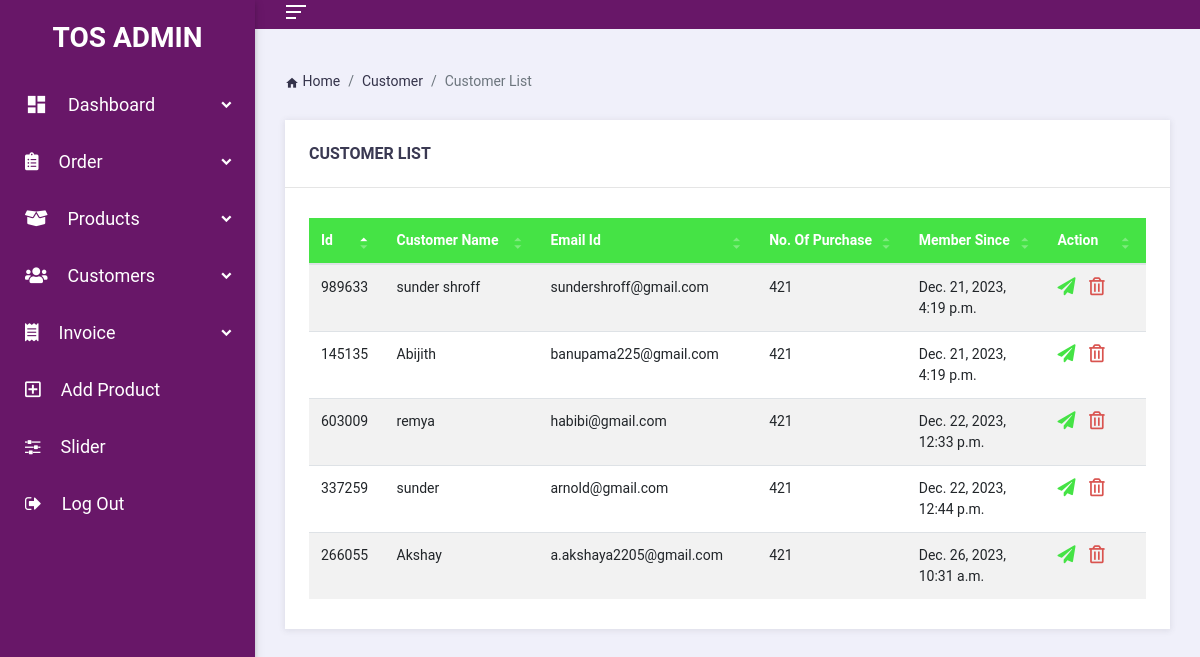
The page /customer/ (signed in) on the database its author committed.
### TunShopApp/models.py (models this page shows, shortened)
class userRegistrationModel(models.Model):
    user = models.OneToOneField(User, on_delete=models.CASCADE, null=True)
    uid = models.IntegerField(unique=True, null=True)
    name = models.TextField(null=True)
    email = models.EmailField(max_length=100, null=True)
    door_no = models.TextField(null=True)
    street = models.TextField(null=True)
    city = models.TextField(null=True)
    state = models.TextField(null=True)
    country = models.TextField(null=True)
    pin_code = models.TextField(null=True)
    near_land_mark = models.TextField(null=True)
    mobile = models.IntegerField(null=True)
    password = models.CharField(max_length=50, null=True)
    registered_date = models.DateTimeField(auto_now_add=True)

### TunShopApp/views.py (the view)
# urls.py: path('customer/', views.customer),
@login_required(login_url="/login_admin/")
def customer(request):
    all_customer = userRegistrationModel.objects.all()
    context = {
        'all_customer':all_customer
    }
    return render(request, "customer.html",context)

### TunShopApp/templates/customer.html (shortened to what this page needs)
<!DOCTYPE html>
<html lang="en">
{% load static %}
<head>
  <link href="{% static 'css/all.min.css' %}" rel="stylesheet">
  <link rel="stylesheet" href="{% static 'css/flaticon.css' %}">
  <link href="{% static 'css/bootstrap.min.css' %}" rel="stylesheet">
  <link href="{% static 'css/jquery-ui.min.css' %}" rel="stylesheet">
  <link href="{% static 'css/datatables.min.css' %}" rel="stylesheet">
  <link href="{% static 'css/style.css' %}" rel="stylesheet">
  <link rel="stylesheet" href="https://cdnjs.cloudflare.com/ajax/libs/font-awesome/4.7.0/css/font-awesome.min.css">
</head>
<body class="ms-body ms-aside-left-open ms-primary-theme ">
  {% include "sidebar.html" %}
  <main class="body-content">
    <nav class="navbar ms-navbar">
      <div class="ms-aside-toggler ms-toggler pl-0" data-target="#ms-side-nav" data-toggle="slideLeft">
        <span class="ms-toggler-bar bg-primary"></span>
        <span class="ms-toggler-bar bg-primary"></span>
        <span class="ms-toggler-bar bg-primary"></span>
      </div>
    </nav>
    <div class="ms-content-wrapper">
      <div class="row">
        <div class="col-md-12">
          <nav aria-label="breadcrumb">
            <ol class="breadcrumb pl-0">
              <li class="breadcrumb-item"><a href="#"><i class="material-icons">home</i> Home</a></li>
              <li class="breadcrumb-item"><a href="#">Customer</a></li>
              <li class="breadcrumb-item active" aria-current="page">Customer List</li>
            </ol>
          </nav>
        </div>
        <div class="col-md-12">
          <div class="ms-panel">
            <div class="ms-panel-header">
              <h6>Customer List</h6>
            </div>
            <div class="ms-panel-body">
              <div class="table-responsive">
         <table id="data-table" class="table table-striped thead-primary w-100 dataTable no-footer" role="grid" aria-describedby="data-table-6_info" style="width: 1160px;">
          <thead>
            <tr role="row">
              <th class="sorting_asc" tabindex="0" aria-controls="data-table-6" rowspan="1" colspan="1" aria-sort="ascending" aria-label="Id: activate to sort column descending" style="width: 41px;">Id</th>
              <th class="sorting" tabindex="0" aria-controls="data-table-6" rowspan="1" colspan="1" aria-label="Customer Name: activate to sort column ascending" style="width: 199px;">Customer Name</th>
              <th class="sorting" tabindex="0" aria-controls="data-table-6" rowspan="1" colspan="1" aria-label="Email Id: activate to sort column ascending" style="width: 215px;">Email Id</th>
              <th class="sorting" tabindex="0" aria-controls="data-table-6" rowspan="1" colspan="1" aria-label="No. Of Purchase: activate to sort column ascending" style="width: 191px;">No. Of Purchase</th>
              <th class="sorting" tabindex="0" aria-controls="data-table-6" rowspan="1" colspan="1" aria-label="Member Since: activate to sort column ascending" style="width: 173px;">Member Since</th>
              <th class="sorting" tabindex="0" aria-controls="data-table-6" rowspan="1" colspan="1" aria-label="Action: activate to sort column ascending" style="width: 89px;">Action</th>
            </tr>
          </thead>
          <tbody>
            {% for i in all_customer  %}
            <tr role="row" class="odd">
              <td class="sorting_1">{{i.uid}}</td>
              <td> {{i.name}}</td>
              <td>{{i.email}}</td>
              <td>421</td>
              <td>{{i.registered_date}}</td>
              <td><a ><i class="fas fa-paper-plane ms-text-primary"></i> </a>
                <a href="/customer_delete/{{i.uid}}"></a><i class="far fa-trash-alt ms-text-danger"></i></a></td>
            </tr>
            {% endfor %}
          </tbody>
        </table>
              </div>
            </div>
          </div>
        </div>
      </div>
    </div>
  </main>
</body>
</html>

### rows shown on the page
userRegistrationModel: uid "989633", name "sunder shroff", email "sundershroff@gmail.com", registered_date "Dec. 21, 2023, 4:19 p.m."
userRegistrationModel: uid "145135", name "Abijith", email "banupama225@gmail.com", registered_date "Dec. 21, 2023, 4:19 p.m."
userRegistrationModel: uid "603009", name "remya", email "habibi@gmail.com", registered_date "Dec. 22, 2023, 12:33 p.m."
userRegistrationModel: uid "337259", name "sunder", email "arnold@gmail.com", registered_date "Dec. 22, 2023, 12:44 p.m."
userRegistrationModel: uid "266055", name "Akshay", email "a.akshaya2205@gmail.com", registered_date "Dec. 26, 2023, 10:31 a.m."
